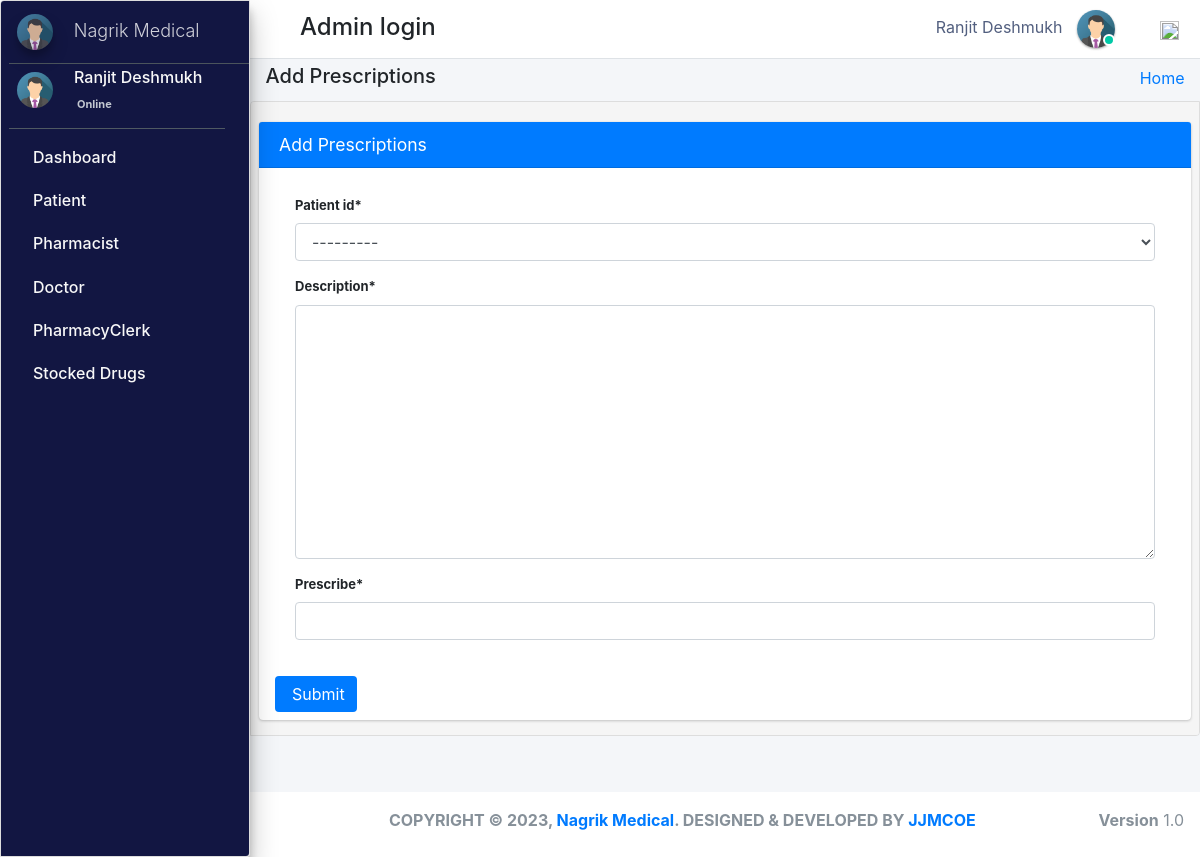
Page /admin_user/prescribe_drug/ (signed in) on the committed database.
### pharmacy/models.py (models this page shows, shortened)
class CustomUser(AbstractUser):
    user_type_data = ((1, "AdminHOD"), (2, "Pharmacist"), (3, "Doctor"), (4, "PharmacyClerk"),(5, "Patients"))
    user_type = models.CharField(default=1, choices=user_type_data, max_length=10)

class AdminHOD(models.Model):
    gender_category=(
        ('Male','Male'),
        ('Female','Female'),
    )
    admin = models.OneToOneField(CustomUser,null=True, on_delete = models.CASCADE)
    emp_no= models.CharField(max_length=100,null=True,blank=True)
    gender=models.CharField(max_length=100,null=True,choices=gender_category)
    mobile=models.CharField(max_length=10,null=True,blank=True)
    address=models.CharField(max_length=300,null=True,blank=True)
    profile_pic=models.ImageField(default="admin.png",null=True,blank=True)
    created_at = models.DateTimeField(auto_now_add=True)
    updated_at = models.DateTimeField(auto_now=True)
    date_employed=models.DateTimeField(auto_now_add=True, auto_now=False)
    objects = models.Manager()

### pharmacy/HODViews.py (the view)
# urls.py: path('admin_user/prescribe_drug/',HODViews.addPrescription,name='prescribe'),
def addPrescription(request):
    form=PrescriptionForm(request.POST or None)
    if form.is_valid():
        form.save()
        return redirect('prescribe')
    context={
        "form":form,
        "title":"Prescribe Drug"
    }
    return render(request,'hod_templates/prescribe.html',context)

### pharmacy/forms.py
class PrescriptionForm(forms.ModelForm):
    class Meta:
        model=Prescription
        fields='__all__'

### pharmacy/LoginCheckMiddleWare.py (called while the page is built, shortened)
    def process_view(self, request, view_func, view_args, view_kwargs):
        modulename = view_func.__module__
        user = request.user
        if user.is_authenticated:
            if user.user_type == "1":
                if modulename == "pharmacy.HODViews":
                    pass
                elif modulename == "":
                    pass
                elif modulename == "pharmacy.views" or modulename == "django.views.static":
                    pass
                else:
                    pass
            else:
                return redirect("login")
        else:
            if request.path == reverse("login"):
                pass
            else:
                return redirect("login")

### pharmacy/models.py (called while the page is built)
    def __str__(self):
        return str(self.admin)

### pharmacy/templates/hod_templates/prescribe.html (shortened to what this page needs)
{% extends 'hod_templates/base_template.html'%}
{% load crispy_forms_tags %}
{% block page_title %}
<h5>Add Prescriptions</h5>
{% endblock page_title %}
{% block main_content %}
<section class="content">
        <div class="row">
                <div class="col-md-12">
                    <div class="card card-primary">
                    <div class="card-header">
                        <h3 class="card-title">Add Prescriptions</h3>
                    </div>
                    <form  method="POST" style="font-size:13px;" class='px-3 py-2'>
                            <div class="card-body">
    {{form|crispy}}
                            </div>
                                                   <input type="submit" class="btn btn-primary" >
                        </form>
                    </div>
                </div>
            </div>
</section>
{% endblock main_content %}

### pharmacy/templates/hod_templates/base_template.html (shortened to what this page needs)
{% extends 'base_file.html' %} {% block htm %}
<body class="hold-transition sidebar-mini layout-fixed">
    <div class="wrapper">
        <nav class="main-header navbar navbar-expand navbar-white navbar-light">
            <ul class="navbar-nav">
                <li class="nav-item">
                    <a class="nav-link" data-widget="pushmenu" href="#" role="button"></a>
                </li>
            </ul>
            <h4 style="margin-left: 10px; margin-top: 5px;">Admin login </h4>
            <ul class="navbar-nav ml-auto">
                <li class="mx-3">
                    <a href="#" class="sm-submenu-with-image a">
                        <span>{{user.first_name}}  {{user.last_name}}</span>
                        <img src="{{request.user.adminhod.profile_pic.url}}" class="img-circle elevation-1" width="38" height="38" alt="">
                        <span class="avatar-status avatar-sm-status avatar-status-success"></span>
                    </a>
                </li>
                <li class="nav-item dropdown ml-3 low">
                    <a href="#" class="btn btn-outlined btn-black text-muted bg-transparent " data-toggle="dropdown" aria-expanded="false" data-wow-delay="0.7s"><img src="https://img.icons8.com/ios/50/000000/settings.png" width="19" height="19">
                    </a>
                </li>
            </ul>
        </nav>
        {% include 'hod_templates/sidebar.html'%}
        <div class="content-wrapper">
            <div class="content-header">
                <div class="container-fluid">
                    <div class="row ">
                        <div class="col-sm-6">
                            <h1 class="m-0 text-dark">
                                {% block page_title %} {% endblock page_title %}
                            </h1>
                        </div>
                        <div class="col-sm-6 ">
                            <ol class="breadcrumb float-sm-right">
                                <li class="breadcrumb-item"><a href="">Home</a></li>
                            </ol>
                        </div>
                    </div>
                </div>
            </div>
            {% block main_content %} {% endblock main_content %}
        </div>
        {% include 'hod_templates/footer.html'%}
    </div>
    {% endblock htm %}

### pharmacy/templates/hod_templates/sidebar.html (shortened to what this page needs)
<aside class="main-sidebar sidebar-dark-primary elevation-4">
    <a href="" class="brand-link ml-2">
        <img src="{{request.user.adminhod.profile_pic.url}}" alt="" width="36" height="36" class=" img-circle elevation-3" style="opacity: .8">
        <span class="brand-text font-weight-light mt-1 ml-3 mmust">Nagrik Medical</span>
    </a>
    <div class="sidebar">
        <div class="user-panel mr-3">
            <div class="pull-left image sm-submenu-with-image a ml-2 ">
                <img src="{{request.user.adminhod.profile_pic.url}}" class="img-circle mt-2" width="36" height="36" alt="User Image">
            </div>
            <div class="pull-left info">
                <p>{{user.first_name}} {{user.last_name}}</p>
                <a href="#"> Online</a>
            </div>
        </div>
        <nav class="mt-2">
            <ul class="nav nav-pills nav-sidebar flex-column" data-widget="treeview" role="menu" data-accordion="false">
                <li class="nav-item">
                    <a href="{% url  'admin_dashboard' %}" class="nav-link">
                        <p>
                            Dashboard
                        </p>
                    </a>
                </li>
                <li class="nav-item">
                    <a href="#" class="nav-link">
                        <p>
                            Patient
                        </p>
                    </a>
                </li>
                <li class="nav-item">
                    <a href="#" class="nav-link">
                        <p>
                            Pharmacist
                        </p>
                    </a>
                </li>
                <li class="nav-item">
                    <a href="#" class="nav-link">
                        <p>
                            Doctor
                        </p>
                    </a>
                </li>
                <li class="nav-item">
                    <a href="#" class="nav-link">
                        <p>
                            PharmacyClerk
                        </p>
                    </a>
                </li>
                <li class="nav-item">
                    <a href="#" class="nav-link">
                        <p>
                            Stocked Drugs
                        </p>
                    </a>
                </li>
            </ul>
        </nav>
    </div>
</aside>

### static/css/main.css (style rules this page uses)
html { font-family: sans-serif; line-height: 1.15; -webkit-text-size-adjust: 100%; -webkit-tap-highlight-color: transparent; }
body { overflow-y: hidden; overflow-x: hidden; font-family: -apple-system, BlinkMacSystemFont, "Segoe UI", Roboto, "Helvetica Neue", Arial, "Noto Sans", sans-serif, "Apple Color Emoji", "Segoe UI Emoji", "Segoe UI Symbol", "Noto Color Emoji" !important; }
.content { background-color: #f5f5f5; border: 1px solid #dddddd; border-radius: 4px 0px 4px 0px; left: -1px; padding: 10px 7px 5px; }
.main-sidebar { background: #ffffff; border: 1px solid #dddddd; border-radius: 4px 0px 4px 0px; font-weight: bold; }
.content { height: 75vh; overflow-y: scroll; overflow-x: hidden; }
.content .row { margin-top: 20px !important; }
.main-sidebar { background-color: #121642 !important; color: white !important; }
.main-sidebar p { color: #f8f8f8 !important; font-weight: 500 !important }
.btn-primary { outline: none !important; border: none !important; }
.avatar-status { position: absolute; bottom: 12px; right: 75.4px; display: -ms-inline-flexbox; display: inline-flex; -ms-flex-negative: 0; flex-shrink: 0; -ms-flex-pack: center; justify-content: center; -ms-flex-align: center; align-items: center; white-space: nowrap; text-align: center; vertical-align: baseline; font-weight: 600; border: .125rem solid #fff; width: 12px; height: 12px; line-height: 1; font-size: .71094rem; border-radius: 50%; }
.avatar-status-success { color: #fff; background-color: #00c9a7; }
.pull-left { float: left; }
.pull-left { float: left!important; }
.user-panel>.info { padding: 5px 5px 5px 15px; line-height: 1; position: absolute; left: 55px; }
.user-panel>.info>p { font-weight: 600; margin-bottom: 9px; }
p { margin: 0 0 10px; }
.user-panel { padding-bottom: 20px; }
.user-panel:after { clear: both; }
.user-panel:before, .user-panel:after { content: " "; display: table; }
.user-panel>.info>a { text-decoration: none; padding-right: 5px; margin-top: 3px; font-size: 11px; overflow: hidden; white-space: nowrap; }
.mmust { overflow: hidden; white-space: nowrap; font-size: 18px; }
.container-fluid { width: 100%; padding-right: 15px; padding-left: 15px; margin-right: auto; margin-left: auto; }
.row { display: flex; flex-wrap: wrap; margin-right: -15px; margin-left: -15px; }
input { text-indent: 5px !important; }
input::placeholder { text-indent: 5px !important; }
.img-circle { border-radius: 50%; }
.content-wrapper .content-header { padding: 5px 0.5rem !important; }

### static/css/profile.css (style rules this page uses)
li { list-style-type: none ! }
.form-control { font-size: .875rem; }
.navbar-nav span { color: #525f7f !important; margin-right: 10px !important; }
body { font-family: 'Rubik', sans-serif; height: 100% !important; }
input { text-indent: 5px !important; }
input::placeholder { text-indent: 5px !important; }

### rows in the picture
CustomUser: first_name "Ranjit", last_name "Deshmukh", user.adminhod.profile_pic (picture)
